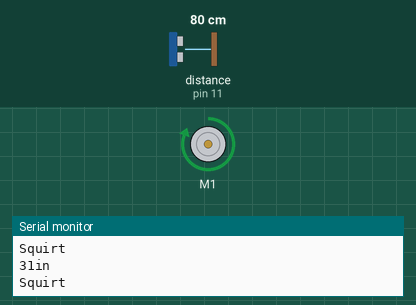
Recording of a sketch running on a simulated Arduino Uno, built with avr-gcc and run on an emulated ATmega328P. Shown: DC motor (green arrow = forward, orange = backward, longer = faster), the last lines printed to the serial monitor. Wiring (inferred from the names in the program): ultrasonic range finder: trigger pin 11; echo pin 11. Inputs (shaded band) come from the test bench; at power-on: distance to the obstacle (sensor on pin 11) 80 cm. The echo pulse lasts 58.3 µs per cm.

Above: at 3.9 s.
4.0 s: distance to the obstacle (sensor on pin 11) set to 2 cm
At 7.1 s:
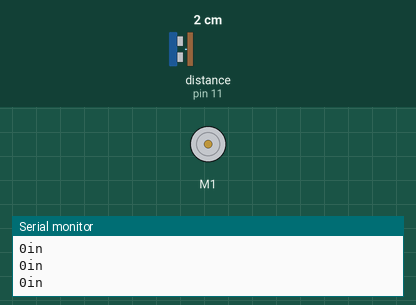
8.0 s: distance to the obstacle (sensor on pin 11) set to 14 cm
12.0 s: distance to the obstacle (sensor on pin 11) set to 18 cm
At 12.5 s:
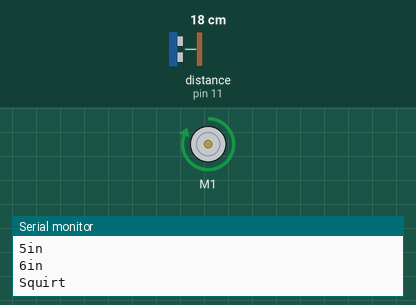
19.8 s: distance to the obstacle (sensor on pin 11) set to 4 cm
At 22.1 s:
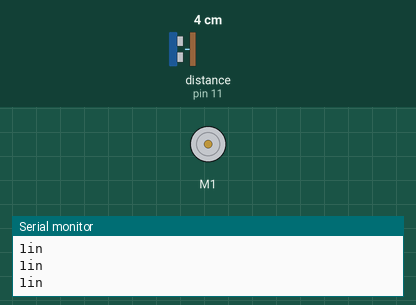
23.8 s: distance to the obstacle (sensor on pin 11) set to 35 cm
At 25.2 s:
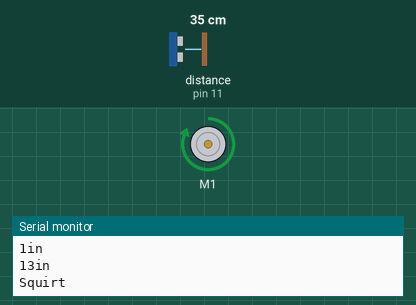
Timing chart, 0 to 31.5 s (numbered marks = the images above; inputs shaded):
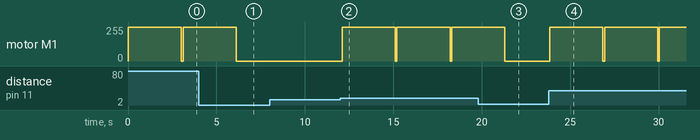

Measured:
- the behaviour switches between 15 and 16 cm on distance to the obstacle (sensor on pin 11) (found by bisection; images 1 and 2)
- after the input at 4.0 s, motor M1: goes on until 6.1 s, then stays stopped
- after the input at 12.0 s, motor M1: alternates forward 255/255 for 3.0 s and stopped for 0.10 s, starting after 0.10 s
- after the input at 19.8 s, motor M1: goes on until 21.3 s, then stays stopped
- after the input at 23.8 s, motor M1: alternates forward 255/255 for 3.0 s and stopped for 0.10 s, starting at once

The sketch:

CatCannon.ino
```cpp
#include "DualVNH5019MotorShield.h"

DualVNH5019MotorShield md;

void stopIfFault()
{
  if (md.getM1Fault())
  {
    Serial.println("M1 fault");
    while (1);
  }
  if (md.getM2Fault())
  {
    Serial.println("M2 fault");
    while (1);
  }
}
const int pingPin = 11;
void setup()
{
  Serial.begin(115200);
  Serial.println("Dual VNH5019 Motor Shield");
  md.init();
}


void loop() {
  // establish variables for duration of the ping, and the distance result
  // in inches and centimeters:
  long duration, inches, cm;

  // The PING))) is triggered by a HIGH pulse of 2 or more microseconds.
  // Give a short LOW pulse beforehand to ensure a clean HIGH pulse:
  pinMode(pingPin, OUTPUT);
  digitalWrite(pingPin, LOW);
  delayMicroseconds(2);
  digitalWrite(pingPin, HIGH);
  delayMicroseconds(5);
  digitalWrite(pingPin, LOW);

  // The same pin is used to read the signal from the PING))): a HIGH pulse
  // whose duration is the time (in microseconds) from the sending of the ping
  // to the reception of its echo off of an object.
  pinMode(pingPin, INPUT);
  duration = pulseIn(pingPin, HIGH);

  // convert the time into a distance
  inches = microsecondsToInches(duration);
 Serial.print(inches);
  Serial.println("in");

  if (inches > 5 && inches < 50) {
    Serial.println("Squirt");
    md.setM1Speed(400);
    delay(3000);
    md.setM1Speed(0);
  }
  delay(100);
}

long microsecondsToInches(long microseconds) {
  // According to Parallax's datasheet for the PING))), there are 73.746
  // microseconds per inch (i.e. sound travels at 1130 feet per second).
  // This gives the distance travelled by the ping, outbound and return,
  // so we divide by 2 to get the distance of the obstacle.
  // See: http://www.parallax.com/dl/docs/prod/acc/28015-PING-v1.3.pdf
  return microseconds / 74 / 2;
}

long microsecondsToCentimeters(long microseconds) {
  // The speed of sound is 340 m/s or 29 microseconds per centimeter.
  // The ping travels out and back, so to find the distance of the object we
  // take half of the distance travelled.
  return microseconds / 29 / 2;
}
```
